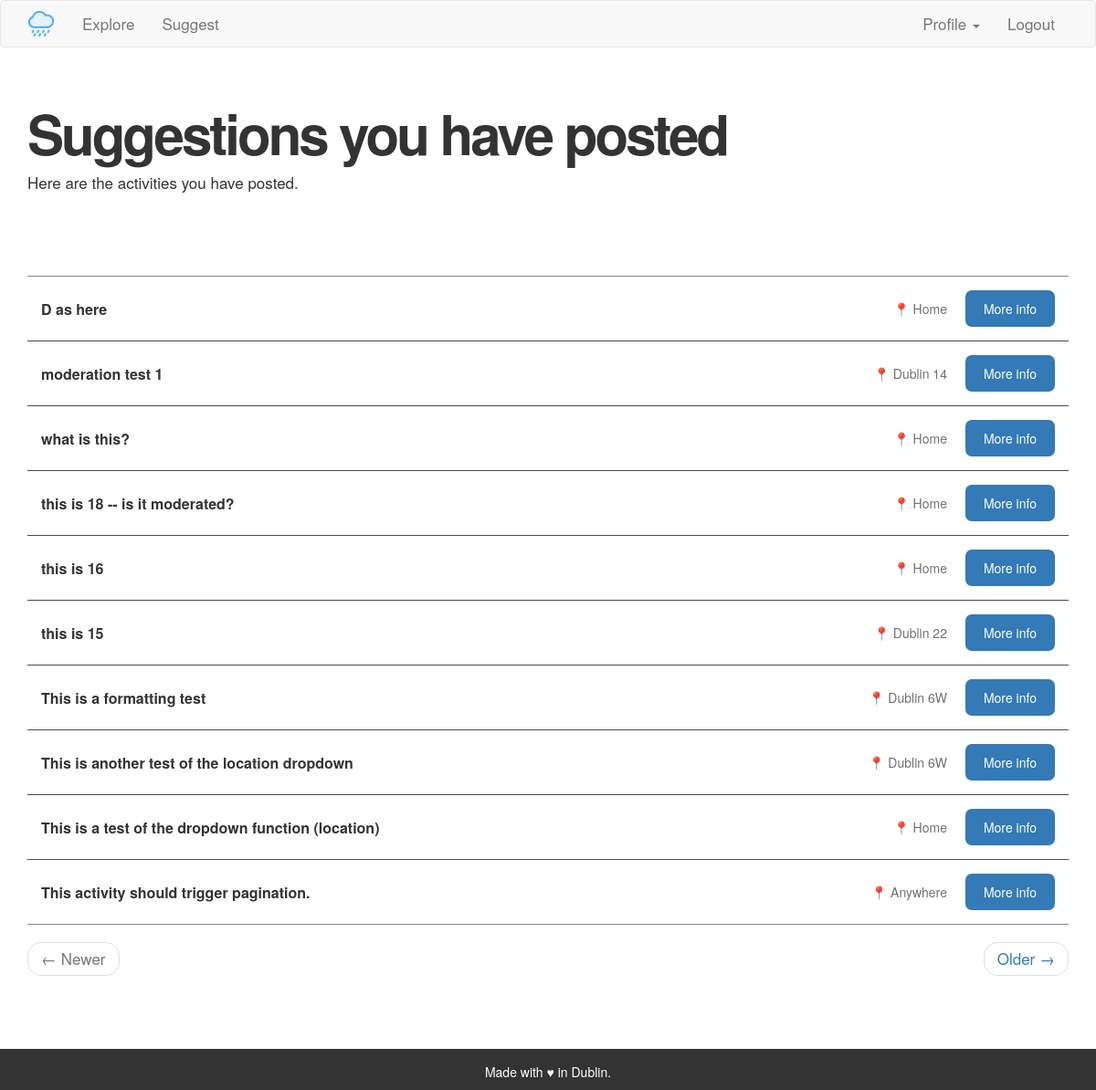
Page /posted/Theo (signed in) on the committed database.
### app/models.py (models this page shows, shortened)
class Activity(db.Model):
    id = db.Column(db.Integer, primary_key=True)
    title = db.Column(db.String(140))
    body = db.Column(db.String(1400))
    location = db.Column(db.String(140))
    timestamp = db.Column(db.DateTime, index=True, default=datetime.utcnow)
    user_id = db.Column(db.Integer, db.ForeignKey('user.id'))
    moderation = db.Column(db.Integer, default=1)

### app/routes.py (the view)
@app.route('/posted/<username>')
@login_required
def posted(username):
    user = User.query.filter_by(username=username).first_or_404()
    if current_user == user:
        page = request.args.get('page', 1, type=int)
        activities = Activity.query.filter_by(author=user).order_by(
            Activity.timestamp.desc()).paginate(
            page=page, per_page=app.config['POSTS_PER_PAGE'], error_out=False)
        next_url = url_for('posted', username=current_user.username,
            page=activities.next_num) \
            if activities.has_next else None
        prev_url = url_for('posted', username=current_user.username,
            page=activities.prev_num) \
            if activities.has_prev else None
        return render_template('posted_activities.html', user=user,
            activities=activities.items,
            next_url=next_url, prev_url=prev_url)
    elif current_user != user:
        flash("You can't access this page.")
        return redirect(url_for('posted', username=current_user.username))

### app/models.py (called while the page is built)
@login.user_loader
def load_user(id):
    return User.query.get(int(id))

### app/routes.py (called while the page is built)
@app.before_request
def before_request():
    if current_user.is_authenticated:
        current_user.last_seen = datetime.utcnow()
        db.session.commit()

### app/templates/posted_activities.html (shortened to what this page needs)
{% extends "base.html" %}
{% block app_content %}
    <h1>Suggestions you have posted</h1>
    <p>Here are the activities you have posted.</p>
    <br>
    <div class="indexactivities">
    {% for activity in activities %}
        {% include '_activity.html' %}
    {% endfor %}
    </div>
    <nav aria-label="...">
        <ul class="pager">
            <li class="previous{% if not prev_url %} disabled{% endif %}">
                <a href="{{ prev_url or '#' }}">
                    <span aria-hidden="true">&larr;</span> Newer
                </a>
            </li>
            <li class="next{% if not next_url %} disabled{% endif %}">
                <a href="{{ next_url or '#' }}">
                    Older <span aria-hidden="true">&rarr;</span>
                </a>
            </li>
        </ul>
    </nav>
{% endblock %}

### app/templates/_activity.html (shortened to what this page needs)
    <table class="activitytable">
        <tr valign="top">
            <td class="activityrow">
                <div class="activitytitle"><a href="{{ url_for('activitypage',
                    activityid=activity.id) }}">{{ activity.title }}</a> &ensp;
                </div>
                <div class= "activitylocation">📍 {{ activity.location }}</div>
                <div class= "activitymore"><a href="{{ url_for('activitypage',
                    activityid=activity.id) }}">More info</a></div>
            </td>
        </tr>
    </table>

### app/static/custom.css (style rules this page uses)
p { font-size: 17px !important; }
h1 { font-size: 60px; font-weight: 600 !important; letter-spacing: -3px; margin-top: 40px !important; }
ul { font-size: 17px; }
.indexactivities table { width: 100% !important; margin-bottom: -1px; }
.activitytable th, td { padding: 15px; border-width: 1px 0 1px 0; border-style: solid; border-color: #00000075; border-collapse: collapse; }
.activitytitle { font-weight: 599 !important; margin-top: 10px; font-size: 16px; }
.activitytitle a { color: #333; }
.activitylocation { color: #707070; flex: 1; text-align: right; margin-right: 20px; margin-top: 10px; text-transform: capitalize; }
.activitymore { background-color: #337ab7; padding: 10px 20px; color: #FFF; border-radius: 7px; }
.activitymore a { color: #FFF; }
.activityrow { display: flex; justify-content: space-between; }
.pager { width: 100%; }
.previous { border-radius: 7px !important; }
.next { border-radius: 7px !important; }

### rows in the picture
Activity: title "D as here", location "Home"
Activity: title "moderation test 1", location "Dublin 14"
Activity: title "what is this?", location "Home"
Activity: title "this is 18 -- is it moderated?", location "Home"
Activity: title "this is 16", location "Home"
Activity: title "this is 15", location "Dublin 22"
Activity: title "This is a formatting test", location "Dublin 6W"
Activity: title "This is another test of the location dropdown", location "Dublin 6W"
Activity: title "This is a test of the dropdown function (location)", location "Home"
Activity: title "This activity should trigger pagination.", location "Anywhere"
